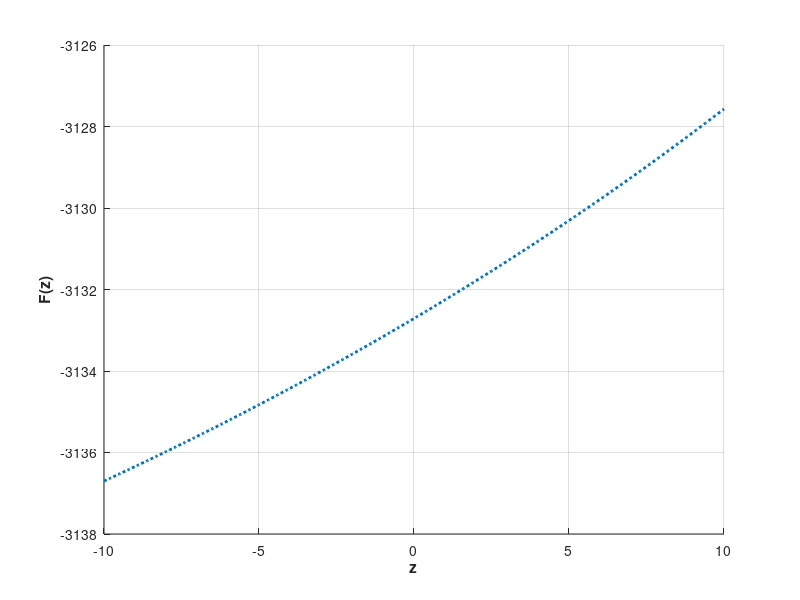

The MATLAB script that drew this image:
clc;
clear;
%% ==================== Lambert's Orbit Estimation ===================== %%
% The code is iterated to calculate orbital elements of trajectory between
% two points in space and within given amount of time. Using Lambert's
% problem, we can estimate the orbital parameters:
%
% Tabulated Variables:
%
% a             = Semi-Major Axis (km)
% A             = Assumption parameter
% c             = C(z) class of Stumpff Functions
% c_z           = C(z) class of Stumpff Functions array
% del_theta     = Change in true anamoly (degree)
% delta_t       = Elapsed Time between successive vectors (sec)
% e             = Eccentricity Vector of the orbit
% e_m           = Magnitude of the eccentricity vector
% f,g,dg        = Lagrange Coefficients
% f_z           = Shape Parameter function for newton iteration
% h             = Specific Angular Momentum vector (km^2/s)
% h_mag         = Magnitude of specific angular momentum (km^2/s)
% incl          = Inclination of the orbit (degree)
% K             = Vector Node along z-axis
% mu            = Gravitational Parameter (km^3/sec^2)
% N             = Node Line Vector
% N_M           = Magnitide of Node vector
% ohm           = Right Ascension of Ascending node (degrees)
% omega         = Argument of Perigee (degrees)
% r_a,r_p       = Apogee and Perigee Radii (km)
% R1 (I,J,K)    = Components of position vector 1 (km)
% R1_M          = Magnitude of vector R1 (km)
% R1_V          = Position Vector 1 (km)
% R2 (I,J,K)    = Components of position vector 2 (km)
% R2_M          = Magnitude of vector R2 (km)
% R2_V          = Position Vector 2 (km)
% R_cross       = Cross Product of R1 and R2 vectors
% s             = S(z) class of Stumpff Functions
% s_z           = S(z) class of Stumpff Functions array
% theta         = True Anamoly (degrees)
% V1_M          = Velocity magnitude of velocity vector V1 (km/s)
% V1_V          = Velocity vector corresponding to R1 (km/s)
% V2_V          = Velocity vector corresponding to R2 (km/s)
% VR            = Radial velocity vector (km/s)
% y_z           = Stumpff function subsitution assumption
% z             = Trajectory Shape Parameter
%
% ======================================================================= %

%% ~~~~~~~~~~~~~~~~~~~ Input and Initial Variables ~~~~~~~~~~~~~~~~~~~~~ %%

% Inputing required data for the analysis:

% Input: Position Vector 1:
R1_I = input('Enter position 1 (I-component (km)): ');
R1_J = input('Enter position 1 (J-component (km)): ');
R1_K = input('Enter position 1 (K-component (km)): ');
R1_V = [R1_I R1_J R1_K];
R1_M = norm(R1_V);

% Input: Position Vector 2:
R2_I = input('Enter position 2 (I-component (km)): ');
R2_J = input('Enter position 2 (J-component (km)): ');
R2_K = input('Enter position 2 (K-component (km)): ');
R2_V = [R2_I R2_J R2_K];
R2_M = norm(R2_V);

% Input: Time Lapse between consecutive position vectors:
delta_t     = input('Enter elapsed time between successive vectors (sec): ');

% Declaring Universal variables and constants:
mu          = 398600;

% Estimating nature of the trajectory and true anamoly:
R_cross     = cross(R1_V,R2_V);
del_theta   = acosd(dot(R1_V,R2_V)/(R1_M*R2_M));
incl        = acosd((R_cross(3))/(R1_M*R2_M*sind(del_theta)));

if cosd(incl) > 0
    if R_cross(3) >= 0
        del_theta = del_theta;
    else R_cross(3) < 0
        del_theta = 360 - del_theta;
    end
else cosd(incl) < 0
    if R_cross(3) < 0
        del_theta = del_theta;
    else R_cross(3) >= 0
        del_theta = 360 - del_theta;
    end
end

A           = sind(del_theta)*sqrt((R1_M*R2_M)/(1-cosd(del_theta)));

% Estimating F(z) and F'(z) to predict the trajectory:
z       = (-10:0.1:10);
s_z     = [];
c_z     = [];

for i=1:201    
    % Defininig S(z) class of stumpff functions:
    if z(i) > 0
        s = (sqrt(z(i)) - sin(sqrt(z(i))))/(sqrt(z(i)))^3;
    elseif z(i) < 0
        s = (sinh(sqrt(-z(i))) - sqrt(-z(i)))/(sqrt(-z(i)))^3;
    else
        s = 1/6;
    end
    s_z     = [s_z,s];
    
    %Defining C(z) class of stumpff functions:
    if z(i) > 0
        c = (1 - cos(sqrt(z(i))))/z(i);
    elseif z(i) < 0
        c = (cosh(sqrt(-z(i))) - 1)/(-z(i));
    else
        c = 1/2;
    end
    c_z     = [c_z,c];
end

y_z     = R1_M + R2_M + A.*((z.*s_z-1)./(sqrt(c_z)));
f_z     = (((y_z)./(c_z)).^1.5).*s_z + A.*sqrt(y_z) - sqrt(mu)*delta_t;

fprintf('\n\nObserve the graph and enter the value of z nearest to the point')
fprintf('\nwhere F(z) changes its sign i.e. goes from positive to negative') 
fprintf('\nor vice versa. There is no need for the value to be accurate, just')
fprintf('\nshould be close to inflection point. \n\n')

figure(1)
hold on
grid on
plot(z,f_z,':','Linewidth',2)
xlabel('z','Fontweight','bold')
ylabel('F(z)','Fontweight','bold')
hold off

z       = input('\nEnter the value of z at inflection point: ');
ratio   = 1; 

while abs(ratio) > 1.e-10

    % Defininig S(z) class of stumpff functions:
    if z > 0
        s = (sqrt(z) - sin(sqrt(z)))/(sqrt(z))^3;
    elseif z < 0
        s = (sinh(sqrt(-z)) - sqrt(-z))/(sqrt(-z))^3;
    else
        s = 1/6;
    end
    
    %Defining C(z) class of stumpff functions:
    if z > 0
        c = (1 - cos(sqrt(z)))/z;
    elseif z < 0
        c = (cosh(sqrt(-z)) - 1)/(-z);
    else
        c = 1/2;
    end
    
y_z     = R1_M + R2_M + A.*((z.*s-1)./(sqrt(c)));
f_z     = (((y_z)./(c)).^1.5).*s + A.*sqrt(y_z) - sqrt(mu)*delta_t;

if z == 0
    df_z    = (sqrt(2)/40)*((y_z)^1.5) + (A/8)*(sqrt(y_z) + A*sqrt(1/2*y_z));
else
    a1      = (1/(2*z))*(c-(1.5*(s/c))) + 0.75*(s^2/c);
    a2      = (3*(s/c)*sqrt(y_z)) + A*sqrt(c/y_z);
    df_z    = (((y_z/c)^1.5)*a1) + ((A/8)*a2);
end

ratio       = f_z/df_z;
z           = z - ratio;
end

% Calculating lagrange functions:
y_z     = R1_M + R2_M + A.*((z.*s-1)./(sqrt(c)));
f       = 1 - (y_z/R1_M);
g       = A*sqrt(y_z/mu);
dg      = 1 - (y_z/R2_M);

% Calculating velocity vectors with reference to position vectors:
V1_V    = (1/g)*(R2_V - f*R1_V);
V2_V    = (1/g)*(dg*R2_V - R1_V);

% Estimating orbital elements for the orbit:
V1_M    = norm(V1_V);
VR      = dot(R1_V,V1_V)/R1_M;
h       = cross(R1_V,V1_V);
h_mag   = norm(h);
incl    = acosd(h(3)/h_mag); 
K       = [0 0 1];
N       = cross(K,h);
N_M     = norm(N);

% RA of ascending node:
if N(2) >= 0
    ohm = acosd(N(1)/N_M);
else N(2) < 0
    ohm = 360 - acosd(N(1)/N_M);
end

% Eccentricity:
e       = (1/mu)*(((V1_M^2)-(mu/R1_M))*R1_V - (R1_M*VR*(V1_V)));
e_m     = norm(e);

% Argument of Perigee
if e(3) >= 0
    omega   = acosd(dot(N,e)/(N_M*e_m));
else e(3) < 0
    omega   = 360 - acosd(dot(N,e)/(N_M*e_m));
end

% True Anamoly
if VR >= 0
    theta = acosd(dot(e,R1_V)/(R1_M*e_m));
else VR < 0
    theta = 360 - acosd(dot(e,R1_V)/(R1_M*e_m));
end

% Semi-major axis:
r_p     = (h_mag^2/mu)*(1/(1 + e_m));
r_a     = (h_mag^2/mu)*(1/(1 - e_m));
a       = 0.5*(r_p + r_a);

% Echoing results from the lambert's problem:
clc

fprintf('--------------------------- Initial Input ---------------------------')
fprintf('\n Position Vector (R1)        : [%g, %g, %g] (km)', R1_V(1), R1_V(2), R1_V(3))
fprintf('\n Position Vector (R2)        : [%g, %g, %g] (km)', R2_V(1), R2_V(2), R2_V(3))
fprintf('\n Elapsed time                : %g seconds',delta_t)
fprintf('\n\n-------------------- Orbital Elements and Nature --------------------')
fprintf('\n Velocity Vector (V1)        : [%g, %g, %g] (km/s)', V1_V(1), V1_V(2), V1_V(3))
fprintf('\n Semi-Major Axis             : %g km', a)
fprintf('\n Specific Angular Momentum   : %g km^2/s', h_mag)
fprintf('\n Inclination of Orbit        : %g degrees', incl)
fprintf('\n RA of Ascending Node        : %g degrees', ohm)
fprintf('\n Argument of Perigee         : %g degrees', omega)
fprintf('\n True Anomaly                : %g degrees', theta)
fprintf('\n Eccentricity of Orbit       : %g', e_m)

if e_m == 0
    fprintf('\n\n The orbit is circular in nature.')
elseif e_m == 1
    fprintf('\n\n The orbit is parabolic in nature.')
elseif e_m > 1
    fprintf('\n\n The orbit is hyperbolic in nature.')
else 
    fprintf('\n\n The orbit is elliptic in nature.')
end

if incl > 0
    if incl < 90
        fprintf('\n The given orbit is a prograde trajectory.')
    else
        fprintf('\n The given orbit is a retrograde trajectory.')
    end
else
end
fprintf('\n---------------------------------------------------------------------')

